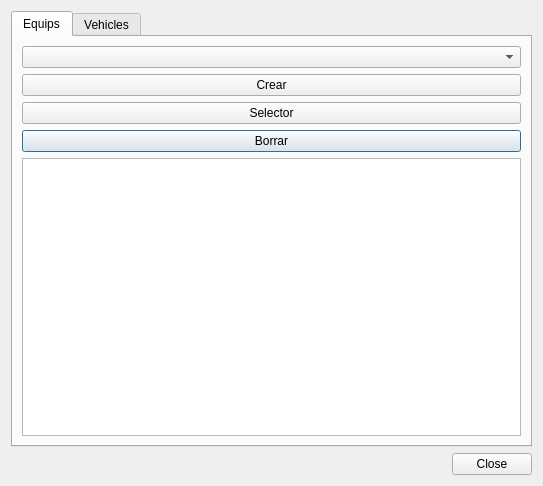
<?xml version="1.0" encoding="UTF-8"?>
<ui version="4.0">
 <class>resource_management</class>
 <widget class="QDialog" name="resource_management">
  <property name="geometry">
   <rect>
    <x>0</x>
    <y>0</y>
    <width>543</width>
    <height>486</height>
   </rect>
  </property>
  <property name="windowTitle">
   <string>Administrador de Recursos</string>
  </property>
  <layout class="QVBoxLayout" name="verticalLayout_3">
   <item>
    <layout class="QGridLayout" name="gridLayout">
     <item row="0" column="0">
      <widget class="QTabWidget" name="tabWidget">
       <property name="currentIndex">
        <number>0</number>
       </property>
       <widget class="QWidget" name="team">
        <attribute name="title">
         <string>Equips</string>
        </attribute>
        <layout class="QGridLayout" name="gridLayout_2">
         <item row="3" column="0">
          <widget class="QPushButton" name="btn_team_delete">
           <property name="text">
            <string>Borrar</string>
           </property>
          </widget>
         </item>
         <item row="2" column="0">
          <widget class="QPushButton" name="btn_team_selector">
           <property name="text">
            <string>Selector</string>
           </property>
          </widget>
         </item>
         <item row="1" column="0">
          <widget class="QPushButton" name="btn_team_create">
           <property name="text">
            <string>Crear</string>
           </property>
          </widget>
         </item>
         <item row="0" column="0">
          <widget class="QComboBox" name="cmb_team"/>
         </item>
         <item row="4" column="0">
          <widget class="QTableView" name="tbl_view_team"/>
         </item>
        </layout>
       </widget>
       <widget class="QWidget" name="Vehicle">
        <attribute name="title">
         <string>Vehicles</string>
        </attribute>
        <layout class="QGridLayout" name="gridLayout_3">
         <item row="0" column="0">
          <widget class="QComboBox" name="cmb_vehicle"/>
         </item>
         <item row="1" column="0">
          <widget class="QPushButton" name="btn_vehicle_create">
           <property name="text">
            <string>Crear</string>
           </property>
          </widget>
         </item>
         <item row="2" column="0">
          <widget class="QPushButton" name="btn_vehicle_update">
           <property name="text">
            <string>Modificar</string>
           </property>
          </widget>
         </item>
         <item row="3" column="0">
          <widget class="QPushButton" name="btn_vehicle_delete">
           <property name="text">
            <string>Borrar</string>
           </property>
          </widget>
         </item>
         <item row="4" column="0">
          <widget class="QTableView" name="tbl_view_vehicle"/>
         </item>
        </layout>
       </widget>
      </widget>
     </item>
    </layout>
   </item>
   <item>
    <layout class="QHBoxLayout" name="horizontalLayout_7">
     <item>
      <spacer name="horizontalSpacer">
       <property name="orientation">
        <enum>Qt::Horizontal</enum>
       </property>
       <property name="sizeHint" stdset="0">
        <size>
         <width>40</width>
         <height>20</height>
        </size>
       </property>
      </spacer>
     </item>
     <item>
      <widget class="QPushButton" name="btn_close">
       <property name="text">
        <string>Close</string>
       </property>
      </widget>
     </item>
    </layout>
   </item>
  </layout>
  <action name="actionT">
   <property name="text">
    <string>t</string>
   </property>
  </action>
 </widget>
 <tabstops>
  <tabstop>tabWidget</tabstop>
  <tabstop>cmb_team</tabstop>
  <tabstop>btn_team_create</tabstop>
  <tabstop>btn_team_selector</tabstop>
  <tabstop>btn_team_delete</tabstop>
  <tabstop>tbl_view_team</tabstop>
  <tabstop>cmb_vehicle</tabstop>
  <tabstop>btn_vehicle_create</tabstop>
  <tabstop>btn_vehicle_update</tabstop>
  <tabstop>btn_vehicle_delete</tabstop>
  <tabstop>tbl_view_vehicle</tabstop>
  <tabstop>btn_close</tabstop>
 </tabstops>
 <resources/>
 <connections/>
</ui>
